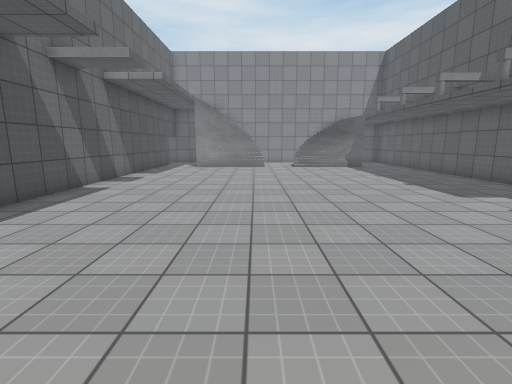
view 1 (above)

17 first-person views from a walk through a Unity game level. The camera is 1.5 m above the floor, tilts 10° down and sees 85° across. The floor is counted in squares, 1.06 m on a side. Each view is taken from the middle of a square. On the plan, view 1 faces up. The plan holds only what a view shows up to about 14 squares ahead; the rest is blank. The place goes on beyond the plan. The player is left out. Surface patterns are stand-ins for the level's own textures.

view 2
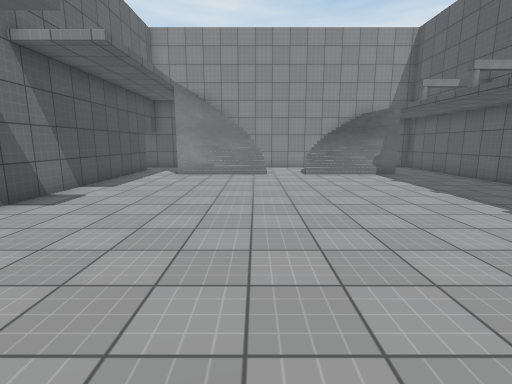

view 3
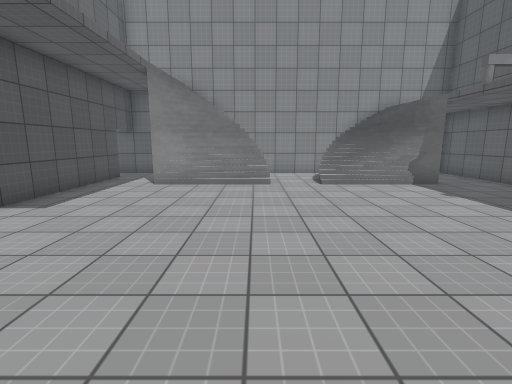

view 4
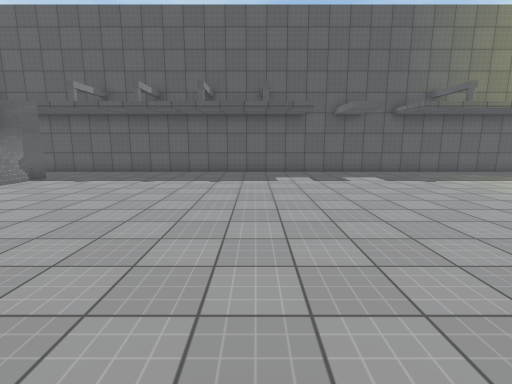

view 5
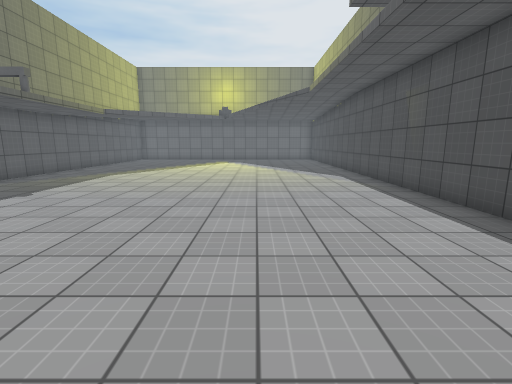

view 6
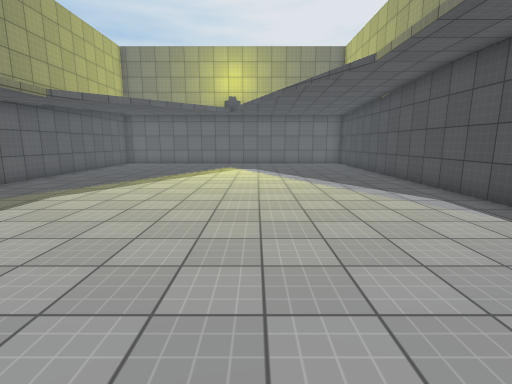

view 7
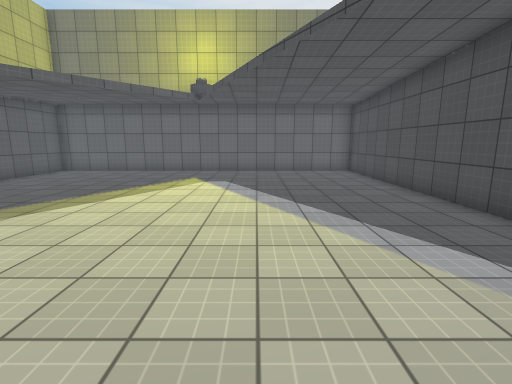

view 8
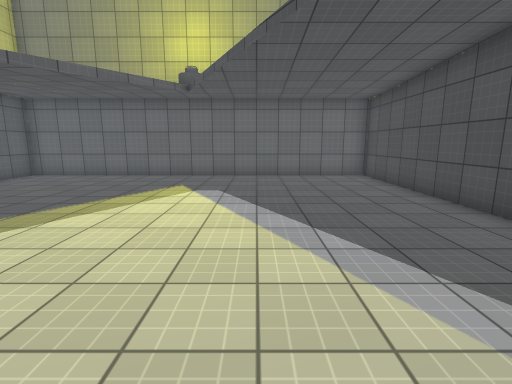

view 9
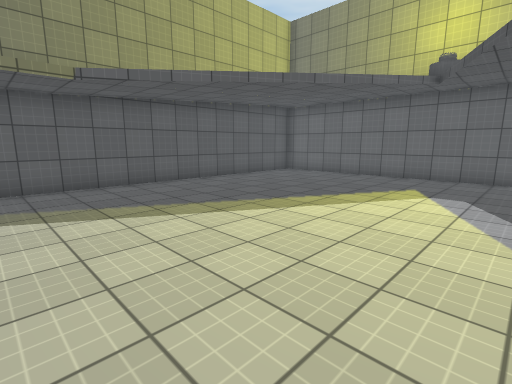

view 10
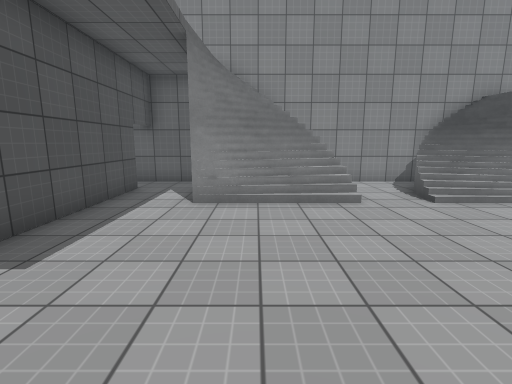

view 11
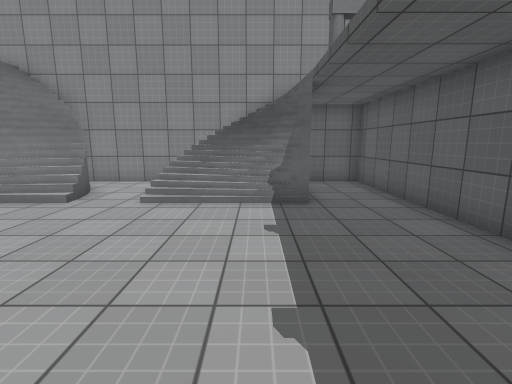

view 12
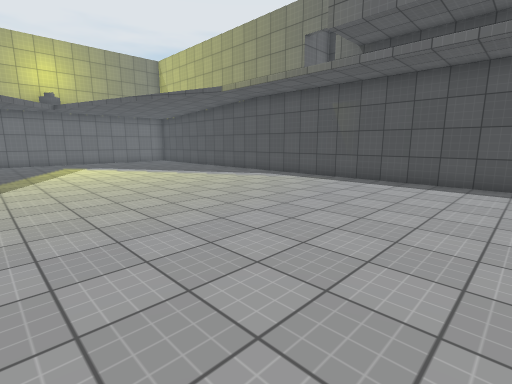

view 13
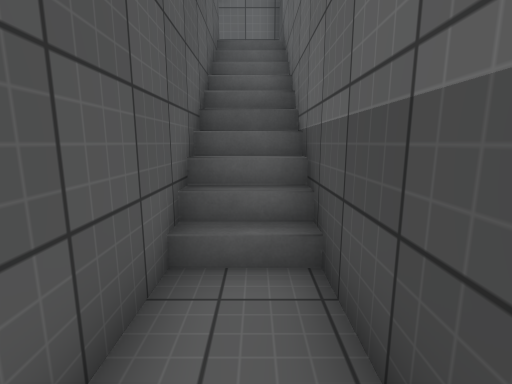

view 14
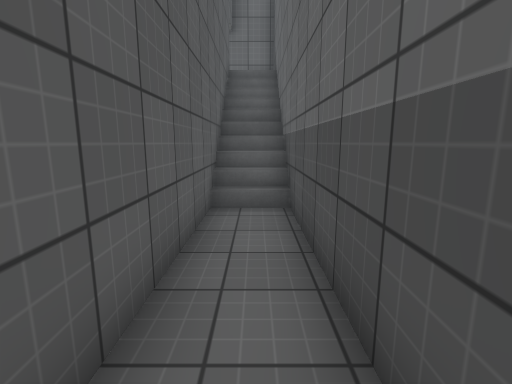

view 15
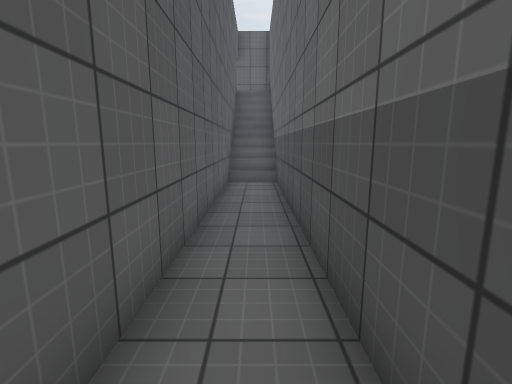

view 16
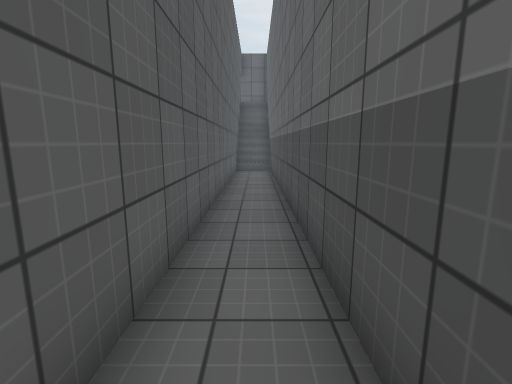

view 17
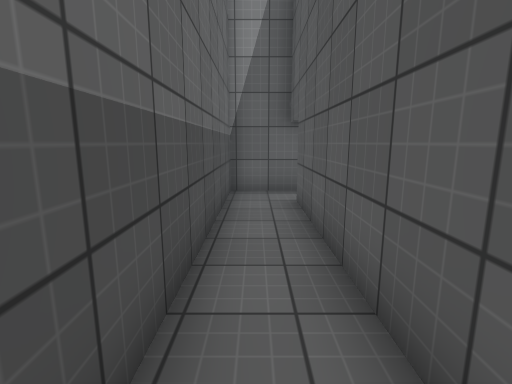

### Floor plan
Key: @ floor where view 1 was taken; # wall or solid block; . floor; / step, stairs or slope.
Columns run from 8 left of view 1 to 9 right of it. Each row starts with its distance up from view 1.
 21 ##################
 20 #..../#......#/..#
 19 #....///... ///..#
 18 #.#..///#..////..#
 17 #.#..#///..////..#
 16 #.#..............#
 15 #.#..............#
 14 #.#..............#
 13 #.#..............#
 12 #.#..............#
 11 #.#..............#
 10 #.#..............#
  9 #.#..............#
  8 #.#..............#
  7 #.#..............#
  6 #.#..............#
  5 #/#..............#
  4 #/#..............#
  3 #/#..............#
  2 #/#..............#
  1 #/#..............#
  0 # #.....@........#
 -1 #  ..............#
 -2 ###..............#
 -3   #..............#
 -4   #..............#
 -5   #..............#
 -6   #..............#
 -7   #..............#
 -8   #..............#
 -9   #..............#
-10   #..............#
-11   #..............#
-12   #..............#
-13   #..............#
-14   #..............#
-15   ################

Positions as (right, up) in squares from view 1, and headings:
1: (0, 0), facing up
2: (0, 4), facing up
3: (0, 7), facing up
4: (-5, 8), facing right
5: (-1, 9), facing down
6: (0, 4), facing down
7: (-1, -1), facing down
8: (-1, -3), facing down
9: (-1, -3), facing down-right
10: (-2, 10), facing up
11: (5, 10), facing up
12: (5, 6), facing down-left
13: (-7, 8), facing down
14: (-7, 11), facing down
15: (-7, 15), facing down
16: (-7, 19), facing down
17: (-7, 12), facing up
